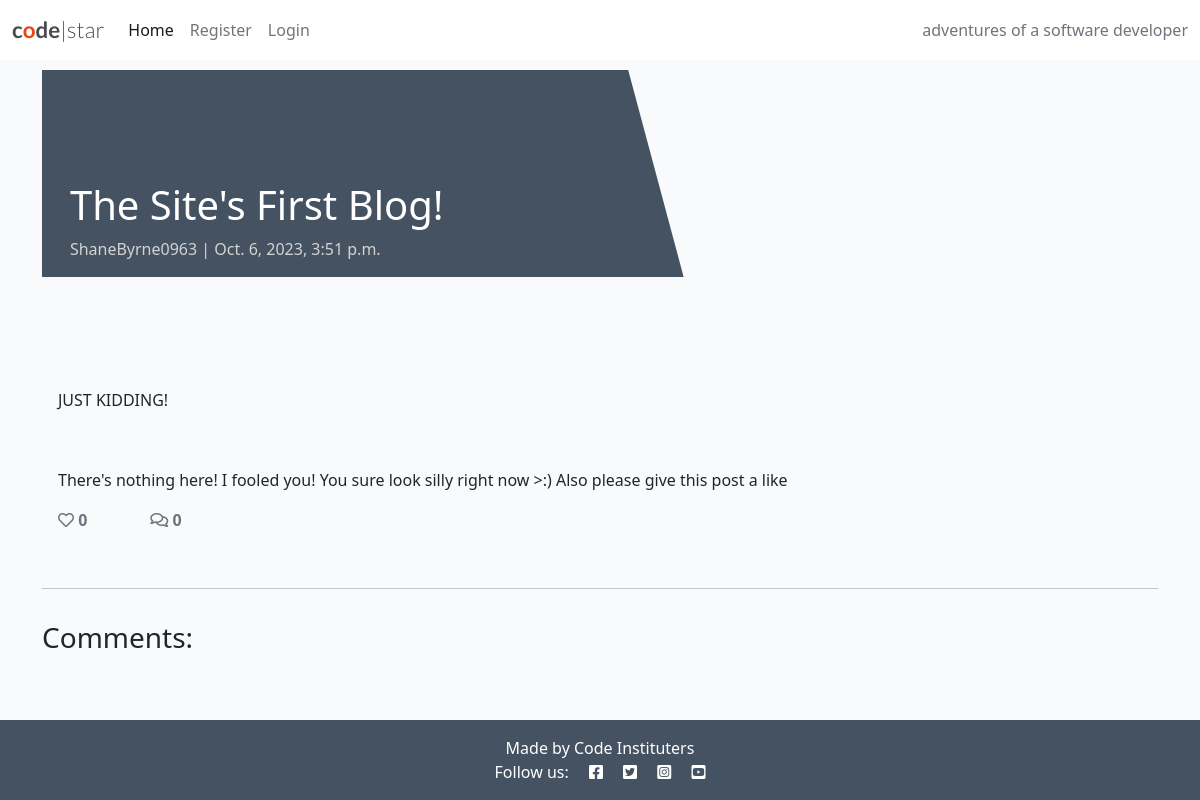
The page /the-sites-first-blog/ on the database as committed earlier.
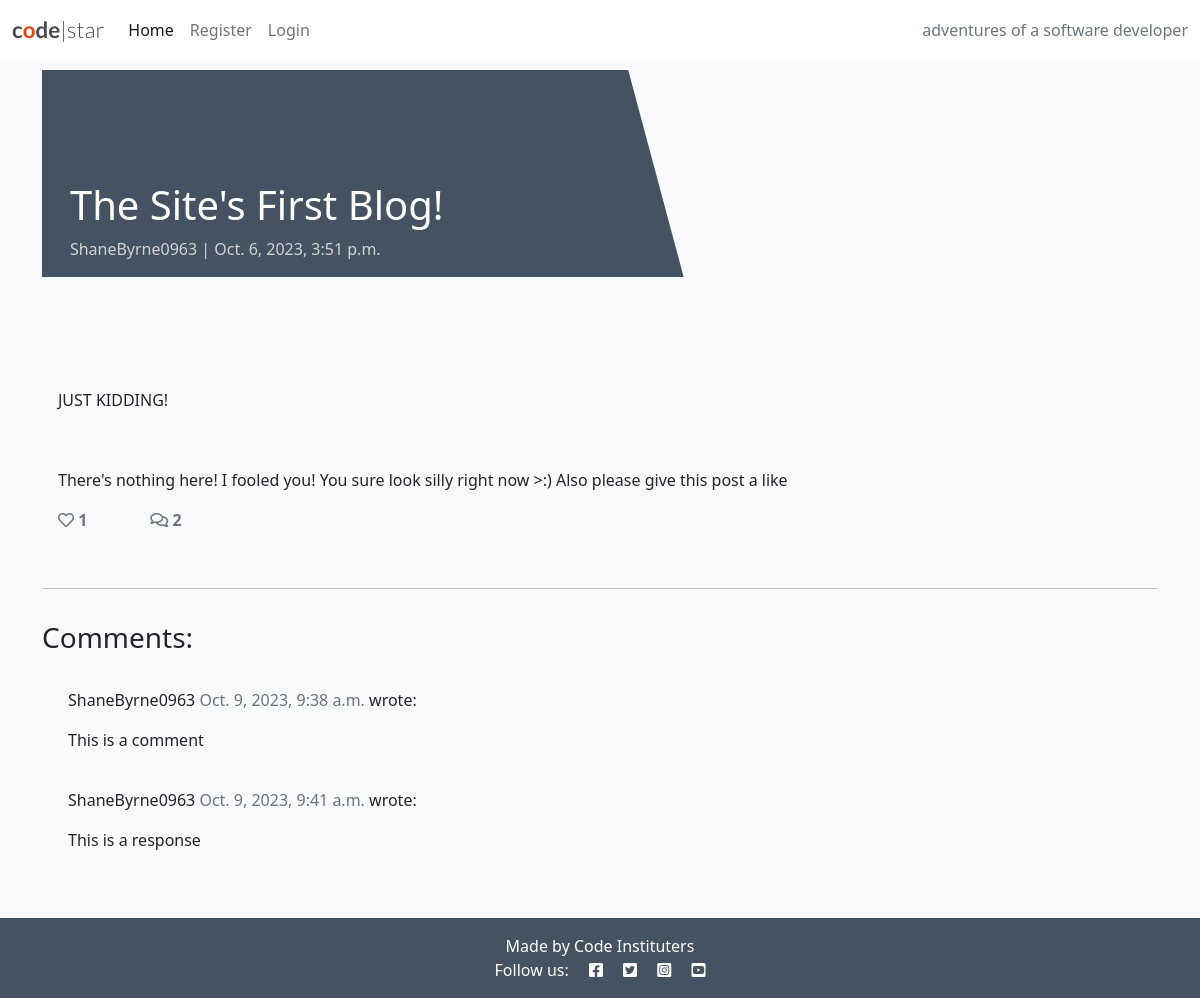
The same page on the database as committed later.
### blog/models.py (models this page shows, shortened)
class Post(models.Model):
    title = models.CharField(max_length=200, unique=True)
    slug = models.SlugField(max_length=200, unique=True)
    author = models.ForeignKey(
        User,
        on_delete=models.CASCADE,
        related_name='blog_posts'
    )
    updated_on_date = models.DateTimeField(auto_now=True)
    content = models.TextField()
    featured_image = CloudinaryField('image', default='placeholder')
    excerpt = models.TextField(blank=True)
    created_on = models.DateTimeField(auto_now_add=True)
    status = models.IntegerField(choices=STATUS, default=0)
    likes = models.ManyToManyField(User, related_name='blog_likes', blank=True)
    class Meta:
        ordering = ['-created_on']
    def number_of_likes(self):
        return self.likes.count()

class Comment(models.Model):
    post = models.ForeignKey(
        Post,
        on_delete=models.CASCADE,
        related_name='comments'
    )
    name = models.CharField(max_length=80)
    email = models.EmailField()
    body = models.TextField()
    created_on = models.DateTimeField(auto_now_add=True)
    approved = models.BooleanField(default=False)
    class Meta:
        ordering = ['created_on']

### blog/views.py (the view, shortened to what this page needs)
# urls.py: path('<slug:slug>/', views.PostDetail.as_view(), name='post_detail'),
class PostDetail(View):
    def get(self, request, slug, *args, **kwargs):
        queryset = Post.objects.filter(status=1)
        post = get_object_or_404(queryset, slug=slug)
        comments = post.comments.filter(approved=True).order_by('created_on')
        liked = False
        if post.likes.filter(id=self.request.user.id).exists():
            liked = True
        return render(
            request,
            'post_detail.html',
            {
                'post': post,
                'comments': comments,
                'commented': False,
                'liked': liked,
                'comment_form': CommentForm()
            }
        )

### templates/post_detail.html (shortened to what this page needs)
{% extends 'base.html' %} {% block content %}
{% load crispy_forms_tags %}
<div class="masthead">
    <div class="container">
        <div class="row g-0">
            <div class="col-md-6 masthead-text">
                <h1 class="post-title">
                    {{ post.title }}
                </h1>
                <p class="post-subtitle">{{ post.author }} | {{ post.created_on }}</p>
            </div>
            <div class="d-none d-md-block col-md-6 masthead-image">
            </div>
        </div>
    </div>
</div>
<div class="container">
    <div class="row">
        <div class="col card mb-4  mt-3 left  top">
            <div class="card-body">
                <p class="card-text ">
                    {{ post.content | safe }}
                </p>
                <div class="row">
                    <div class="col-1">
                        <strong>
                            {% if user.is_authenticated %}
                                <form method="POST" class="d-inline" action="{% url 'post_like' post.slug %}">
                                    {% csrf_token %}
                                    {% if liked %}
                                        <button type="submit" name="blogpost_id" value="{{ post.slug }}" class="btn-like">
                                            <i class="fas fa-heart"></i>
                                        </button>
                                    {% else %}
                                        <button type="submit" name="blogpost_id" value="{{ post.slug }}" class="btn-like">
                                            <i class="far fa-heart"></i>
                                        </button>
                                    {% endif %}
                                </form>
                            {% else %}
                                <span class="text-secondary"><i class="far fa-heart"></i></span>
                            {% endif %}
                            <span class="text-secondary">{{ post.number_of_likes }}</i></span>
                        </strong>
                    </div>
                    <div class="col-1">
                        {% with comments.count as total_comments %}
                        <strong class="text-secondary"><i class="far fa-comments"></i>
                            {{ total_comments }}
                        </strong>
                        {% endwith %}
                    </div>
                </div>
            </div>
        </div>
    </div>
    <div class="row">
        <div class="col">
            <hr>
        </div>
    </div>
    <div class="row">
        <div class="col-md-8 card mb-4  mt-3 ">
            <h3>Comments:</h3>
            <div class="card-body">
                {% for comment in comments %}
                <div class="comments" style="padding: 10px;">
                    <p class="font-weight-bold">
                        {{ comment.name }}
                        <span class=" text-muted font-weight-normal">
                            {{ comment.created_on }}
                        </span> wrote:
                    </p>
                    {{ comment.body | linebreaks }}
                </div>
                {% endfor %}
            </div>
        </div>
        <div class="col-md-4 card mb-4  mt-3 ">
            <div class="card-body">
            </div>
        </div>
    </div>
</div>
{% endblock content %}

### templates/base.html (shortened to what this page needs)
{% load static %}
<!DOCTYPE html>
<html class="h-100">
<head>
    <link rel="stylesheet" href="https://cdnjs.cloudflare.com/ajax/libs/font-awesome/5.15.3/css/all.min.css">
    <link href="https://cdn.jsdelivr.net/npm/bootstrap@5.0.1/dist/css/bootstrap.min.css" rel="stylesheet"
>
    <link rel="stylesheet" href="{% static 'css/style.css' %}">
</head>
<body class="d-flex flex-column h-100 main-bg">
    <nav class="navbar navbar-expand-lg navbar-light bg-white">
        <div class="container-fluid">
            <a class="navbar-brand" href="{% url 'home' %}"><span class="brand">c<span class="red-o">o</span>de<span
                        class="thin">|star</span></span></span></a>
            <div class="collapse navbar-collapse" id="navbarText">
                <ul class="navbar-nav me-auto mb-2 mb-lg-0">
                    <li class="nav-item">
                        <a class="nav-link active" aria-current="page" href="{% url 'home' %}">Home</a>
                    </li>
                    {% if user.is_authenticated %}
                    <li class="nav-item">
                        <a class="nav-link" href="{% url 'account_logout' %}">Logout</a>
                    </li>
                    {% else %}
                    <li class="nav-item">
                        <a class="nav-link" href="{% url 'account_signup' %}">Register</a>
                    </li>
                    <li class="nav-item">
                        <a class="nav-link" href="{% url 'account_login' %}">Login</a>
                    </li>
                    {% endif %}
                </ul>
                <span class="navbar-text text-muted">
                    adventures of a software developer
                </span>
            </div>
        </div>
    </nav>
    <main class="flex-shrink-0 main-bg">
        {% block content %}{% endblock content %}
    </main>
    <footer class="footer mt-auto py-3 dark-bg">
        <p class="m-0 text-center text-white">Made by Code Instituters</p>
        <p class="m-0 text-center text-white">Follow us: <i class="fab fa-facebook-square ms-3"></i>
            <i class="fab fa-twitter-square ms-3"></i>
            <i class="fab fa-instagram-square ms-3"></i>
            <i class="fab fa-youtube-square ms-3"></i>
        </p>
    </footer>
</body>
</html>

### static/css/style.css (style rules this page uses)
body { background-color: #F9FAFC; }
.brand { font-family: Lato, sans-serif; font-size: 1.4rem; font-weight: 700; color: #4A4A4F; }
.red-o { color: #E84610; }
.thin { font-weight: 300; }
.dark-bg { background-color: #445261; }
.main-bg { background-color: #F9FAFC; }
.card { border: none; background-color: transparent; }
.masthead { margin-top: 10px; overflow: hidden; position: relative; display: inline-block; height: 33vh; width: 100%; }
.masthead-text { background-color: #445261; color: white; position: relative; }
.masthead-image { position: relative; overflow: hidden; }
.masthead-image:after { content: ""; position: absolute; top: 0; right: 90%; height: 100%; width: 150%; background: #445261; -webkit-transform: skew(15deg); -moz-transform: skew(15deg); transform: skew(15deg); z-index: 100; }
.post-title { margin-top: 20%; margin-left: 5%; }
.post-subtitle { margin-left: 5%; color: lightgray; }

Rows that differ between the two databases and show on the page:
computed for Post "The Site's First Blog!": number_of_likes "0" → "1"
added Comment: name "ShaneByrne0963", created_on "Oct. 9, 2023, 9:38 a.m.", body "This is a comment"
added Comment: name "ShaneByrne0963", created_on "Oct. 9, 2023, 9:41 a.m.", body "This is a response"
Other text that changed with them:
{{ total_comments }}: "0" → "2"
